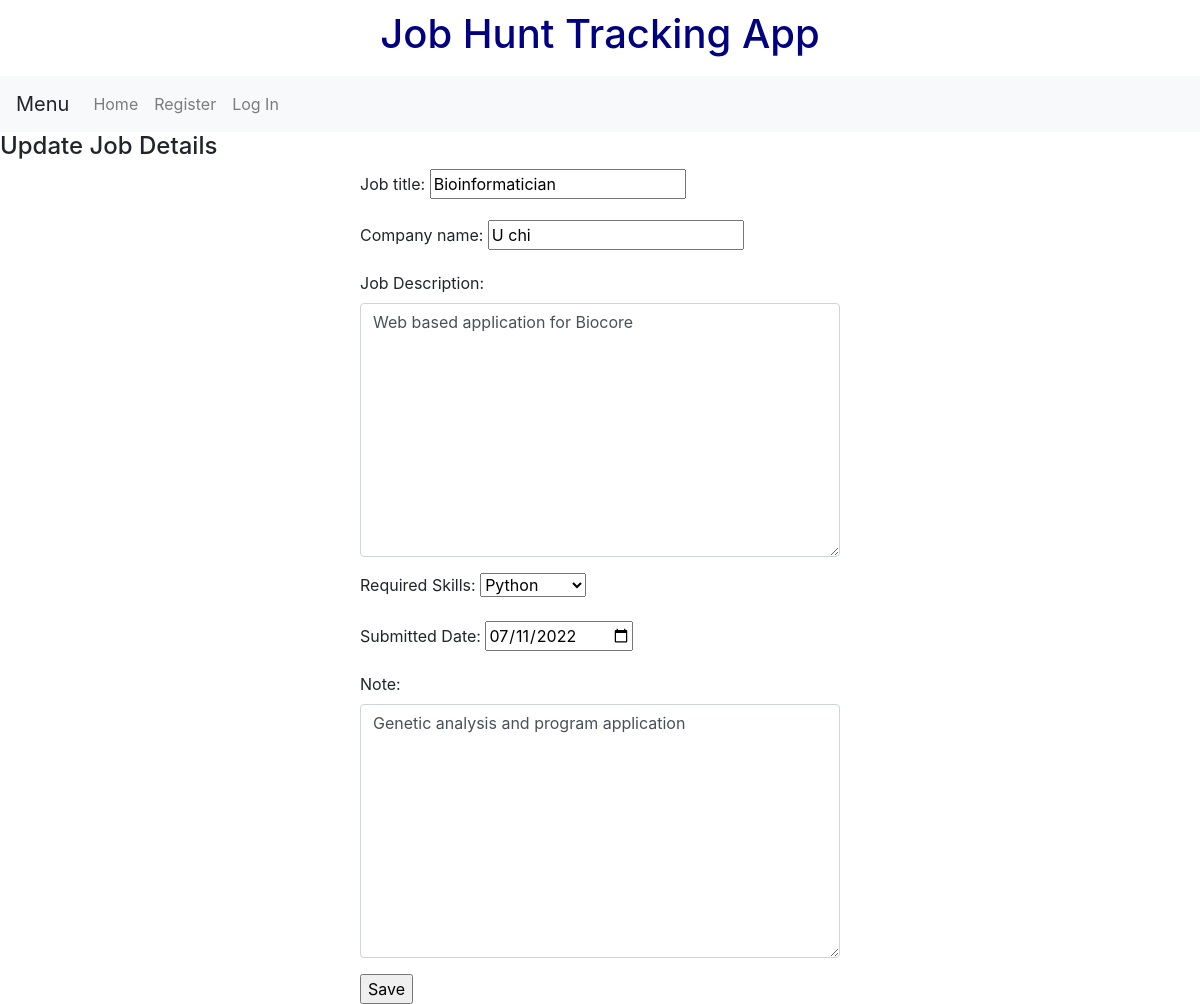
Page /TrackJob/jobupdate/37 on the committed database.
### TrackJob/models.py (models this page shows)
class Job(models.Model):
    user = models.ForeignKey(
        settings.AUTH_USER_MODEL,
        on_delete=models.CASCADE,
    )
    Job_Title = models.CharField(max_length=120) # required to have maxlength
    Company_Name = models.CharField(max_length=120)
    SkillType = [('Python', 'Python'), ('Java', 'Java'), ('SQL', 'SQL'), ('HTML', 'HTML/CSS'),('Other','Other') ]  # enum
    Required_Skills = models.CharField(blank=True, choices=SkillType, max_length=10)
    Job_Description = models.TextField()
    Submitted_Date = models.DateField()
    Note = models.TextField(blank=False, null=True)

### TrackJob/views.py (the view)
# urls.py: path('jobupdate/<int:id>', job_update_view, name='job_update'),
def job_update_view (request,id):
    obj = Job.objects.get(id = id)
    form = JobForm(request.POST or None,instance=obj)
    if form.is_valid():
        form.save()
        return redirect('/TrackJob/showrecord')
    context = {
        "object":obj,
        "form":form
    }
    return render(request, 'job_update.html', context)

### TrackJob/forms.py (shortened to what this page needs)
class JobForm(forms.ModelForm):
    Job_Title = forms.CharField(max_length=120)  # required to have maxlength
    Company_Name = forms.CharField(max_length=120)
    Job_Description = forms.TextInput()
    Note = forms.TextInput()
    class Meta:
        model = Job
        exclude = ["user"]
        fields = [
            'Job_Title',
            'Company_Name',
            'Job_Description',
            'Required_Skills',
            'Submitted_Date',
            'Note',
        ]
        widgets = {
            'Submitted_Date': DateInput(),
            'Job_Title': forms.TextInput(attrs = {'class':'form-control'}),
            'Company_Name': forms.TextInput(attrs={'class': 'form-control'}),
            'Job_Description': forms.Textarea(attrs={'class': 'form-control'}),
            'Note': forms.Textarea(attrs={'class': 'form-control'}),
        }

### TrackJob/templates/job_update.html (shortened to what this page needs)
{% extends 'basepage.html' %}
{%  block content %}
<h4> Update Job Details </h1>
<body>
<div class = content>
<div class = "forminput">
<form method = 'POST'>  {%  csrf_token %}
    {{  form.as_p}}
    <input type ='submit' value = 'Save' />
</form>
</div>
</div>
</body>
{% endblock %}

### TrackJob/templates/job_update.html (style rules this page uses)
.content { padding-left: 30%; padding-right: 30%; }

### rows in the picture
Job: Job_Title "Bioinformatician", Company_Name "U chi", Job_Description "Web based application for Biocore", Required_Skills "Python", Submitted_Date "07/11/2022", Note "Genetic analysis and program application"
